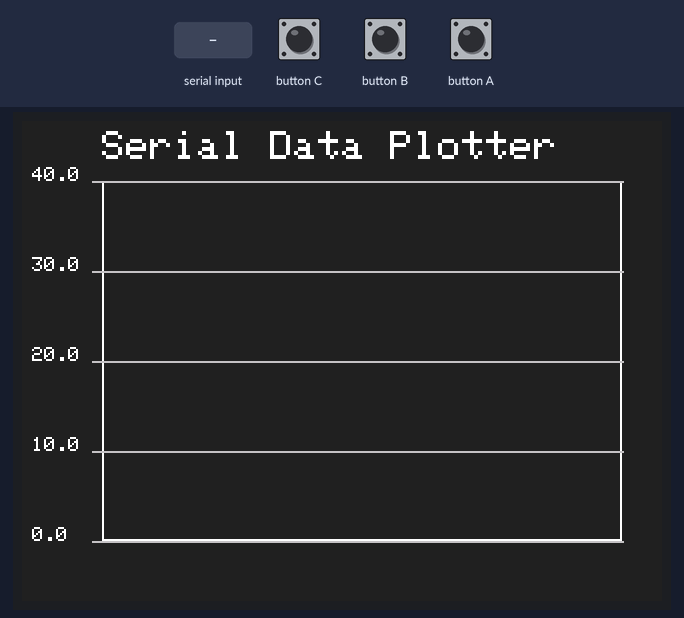
Bench run of a program on a simulated ESP32. Parts: 320×240 colour display. Inputs (shaded band) come from the test bench.

Above: at 1.4 s.
1.5 s: button C pressed for 0.15 s
At 2.5 s:
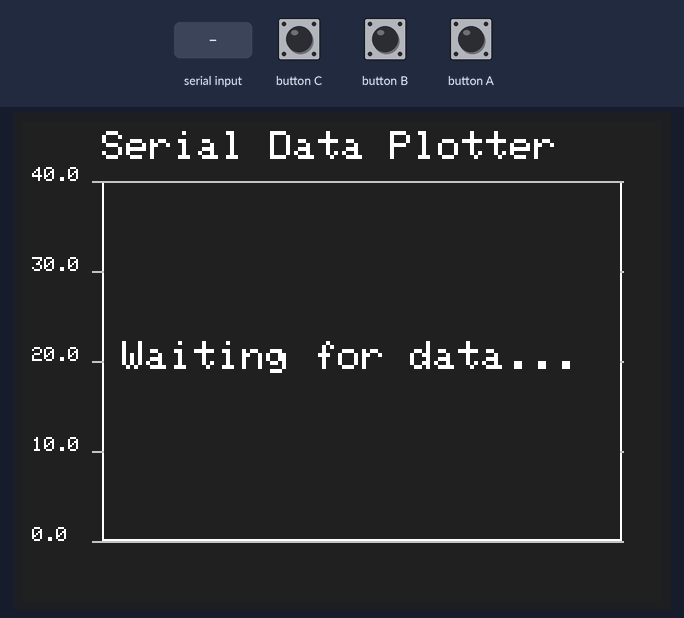
3.1 s: "90,45\n" received over Serial
At 4.3 s:
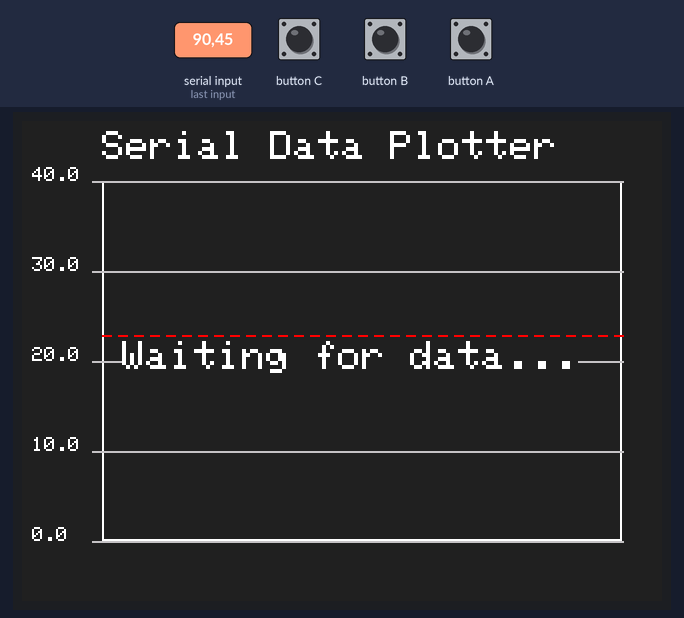
4.7 s: "30,150\n" received over Serial
At 5.9 s:
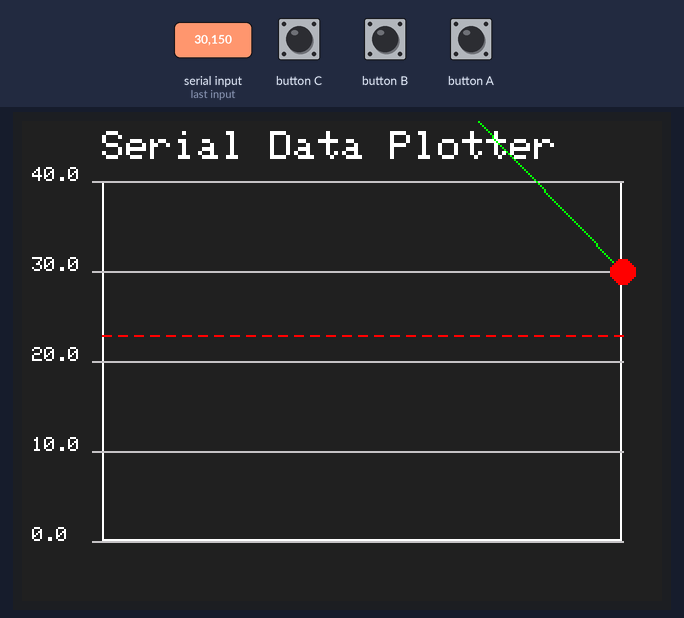
6.2 s: button C pressed for 1 s
At 6.32 s:
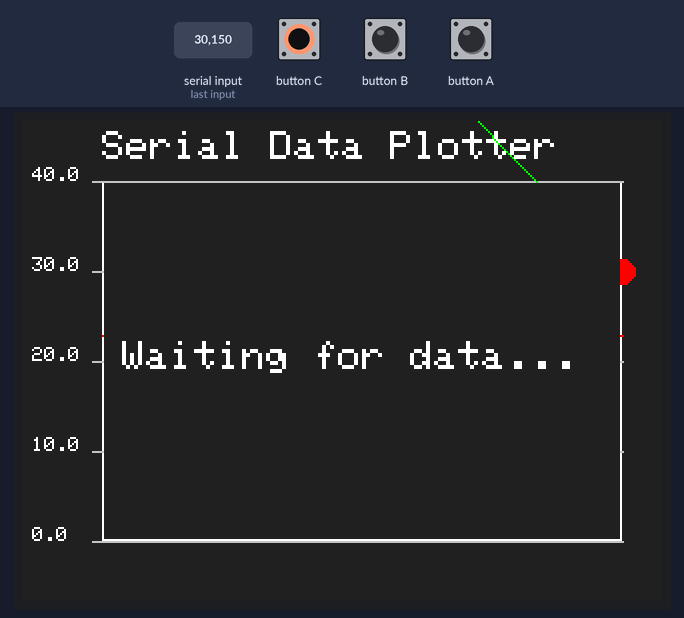
Timing chart, 0 to 9.2 s (numbered marks = the images above; inputs shaded):
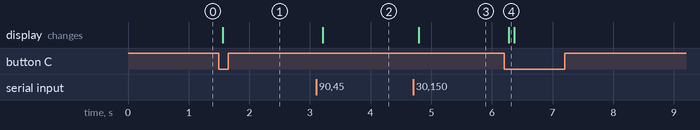

Measured:
- after the input at 1.5 s, the display: changes after 0.06 s (image 1)
- after the input at 3.1 s, the display: changes after 0.11 s (image 2)
- after the input at 4.7 s, the display: changes after 0.09 s (image 3)
- after the input at 6.2 s, the display: changes after 0.07 s (image 4)

The program:

main.cpp
```cpp
#include <deque>
#include <M5Stack.h>
#include <algorithm>

#define MAXIMUM_DATA_POINTS 10
#define TARGET_VALUE 23.0f

std::deque<float> data;
std::deque<float> prev_data;
static int prev_n = 0;

void drawGraphFrame(int w, int h, int graph_x0, int graph_y0, int graph_w, int graph_h)
{
  M5.Lcd.drawRect(graph_x0, graph_y0, graph_w, graph_h, WHITE);
  M5.Lcd.drawLine(graph_x0, graph_y0, graph_x0, graph_y0 + graph_h, WHITE);
  M5.Lcd.drawLine(graph_x0, graph_y0 + graph_h, graph_x0 + graph_w, graph_y0 + graph_h, WHITE);

  for (int i = 0; i <= 4; ++i)
  {
    int y = graph_y0 + graph_h - (graph_h * i / 4);
    M5.Lcd.drawLine(graph_x0 - 5, y, graph_x0 + graph_w, y, 0xC618);
    M5.Lcd.setTextColor(WHITE, 0x2104);
    M5.Lcd.setTextSize(1);
    M5.Lcd.setCursor(5, y - 7);
    M5.Lcd.printf("%2.1f", 40.0f * i / 4);
  }

  M5.Lcd.setTextColor(WHITE, 0x2104);
  M5.Lcd.setTextSize(2);
  M5.Lcd.setCursor(graph_x0, 5);
  M5.Lcd.println("Serial Data Plotter");
}

void setup()
{
  M5.begin();
  M5.Lcd.fillScreen(0x2104);
  Serial.begin(115200);
  Serial.setTimeout(10); // タイムアウト短縮

  int w = M5.Lcd.width();
  int h = M5.Lcd.height();
  drawGraphFrame(w, h, 40, 30, w - 60, h - 60);
}

void loop()
{
  M5.update();
  int w = M5.Lcd.width();
  int h = M5.Lcd.height();
  int graph_x0 = 40, graph_y0 = 30, graph_w = w - 60, graph_h = h - 60;

  if (M5.BtnC.wasPressed())
  {
    data.clear();
    M5.Lcd.fillRect(graph_x0 + 1, graph_y0 + 1, graph_w - 2, graph_h - 2, 0x2104);
    M5.Lcd.setCursor(graph_x0 + 10, h / 2 - 10);
    M5.Lcd.println("Waiting for data...");
    prev_n = 0;
    return;
  }

  if (Serial.available())
  {
    String line = Serial.readStringUntil('\n');
    line.trim();
    if (line == "data")
    {
      // dataコマンド受信時に配列を返す
      Serial.print("data: ");
      for (size_t i = 0; i < data.size(); ++i)
      {
        Serial.print(data[i]);
        if (i != data.size() - 1)
          Serial.print(",");
      }
      Serial.println();
    }
    else if (!line.isEmpty())
    {
      float value = line.toFloat();
      data.push_back(value);
      if (data.size() > MAXIMUM_DATA_POINTS)
        data.pop_front();
    }
  }
  // ちらつき対策
  // 中身が変化していなければreturn
  if (data == prev_data)
  {
    delay(20);
    return;
  }
  // 前回データを更新
  prev_data = data;

  M5.Lcd.fillRect(0, 0, w, h, 0x2104);
  drawGraphFrame(w, h, graph_x0, graph_y0, graph_w, graph_h);

  // ---TARGET_VALUEの赤点線描画 ---
  int target_y = graph_y0 + graph_h - (int)(graph_h * TARGET_VALUE / 40.0f);
  for (int x = graph_x0; x < graph_x0 + graph_w; x += 8)
  {
    M5.Lcd.drawLine(x, target_y, x + 4, target_y, RED); // 4px線+4px空白
  }

  int n = data.size();
  if (n > 1)
  {
    for (int i = 1; i < n; ++i)
    {
      int x0 = graph_x0 + graph_w * (i - 1) / (n - 1);
      int y0 = graph_y0 + graph_h - (int)(graph_h * data[i - 1] / 40.0f);
      int x1 = graph_x0 + graph_w * i / (n - 1);
      int y1 = graph_y0 + graph_h - (int)(graph_h * data[i] / 40.0f);
      M5.Lcd.drawLine(x0, y0, x1, y1, GREEN);
      M5.Lcd.fillCircle(x1, y1, 3, GREEN);
    }
    M5.Lcd.fillCircle(graph_x0 + graph_w,
                      graph_y0 + graph_h - (int)(graph_h * data.back() / 40.0f), 6, RED);
  }
  else
  {
    M5.Lcd.setCursor(graph_x0 + 10, h / 2 - 10);
    M5.Lcd.println("Waiting for data...");
  }
  delay(20);
}
```
